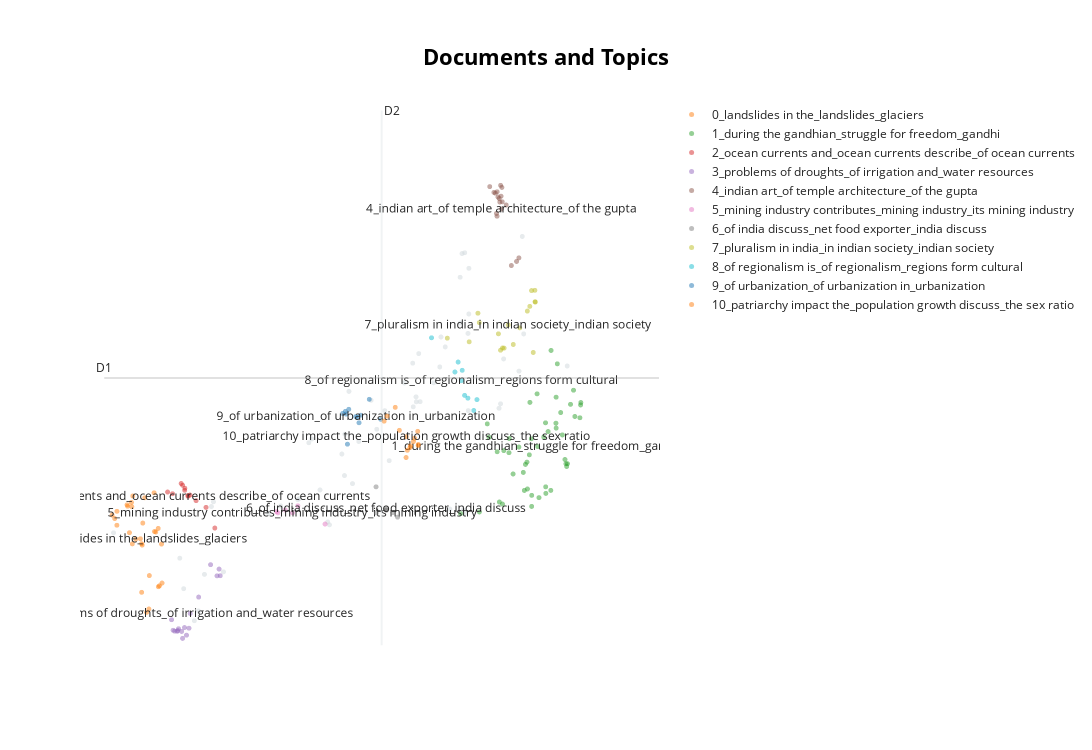

This figure's notebook cell:
### Code cell
model.visualize_documents(questions)
